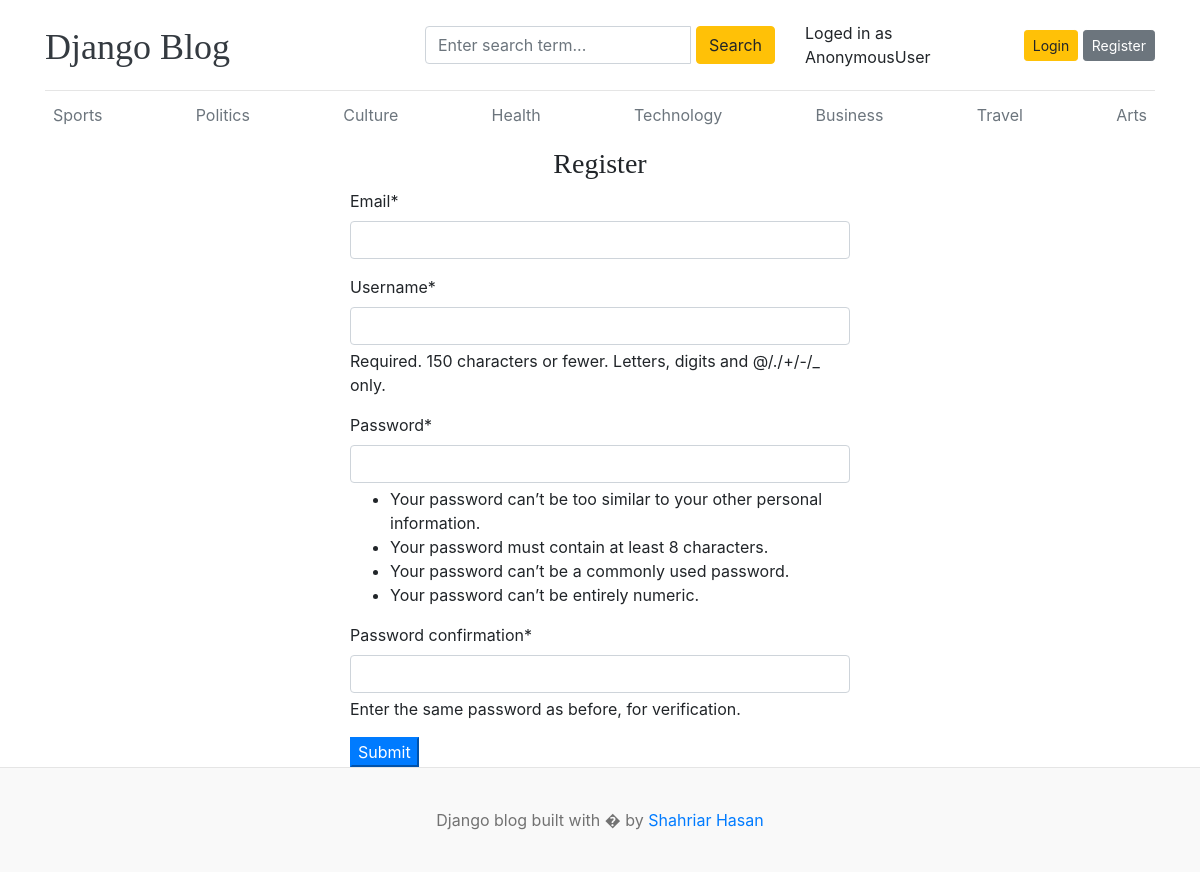
Screenshot of /register/ with the database file from the repository.
### blogs/models.py (models this page shows, shortened)
class Category(models.Model):
    category_name = models.CharField(max_length=50, unique=True)
    created_at = models.DateTimeField(auto_now_add=True)
    updated_at = models.DateTimeField(auto_now=True)
    class Meta:
        verbose_name_plural = "categories"

### blog_main/views.py (the view)
# urls.py: path("register/", views.register, name="register"),
def register(request):
    if request.method == "POST":
        form = RegistrationForm(request.POST)
        if form.is_valid():
            form.save()
            return redirect("register")
    else:
        form = RegistrationForm()
    context = {"form": form}
    return render(request, "register.html", context)

### blog_main/forms.py
class RegistrationForm(UserCreationForm):
    email = forms.EmailField(required=True)
    class Meta:
        model = User
        fields = ("email", "username", "password1", "password2")

### blogs/context_processors.py (called while the page is built)
def get_categories(request):
    categories = Category.objects.all()
    return {"categories": categories}

def get_social_links(request):
    social_links = SocialLink.objects.all()
    return dict(social_links=social_links)

### templates/register.html (shortened to what this page needs)
{% extends 'base.html' %}
{% block content %}
{% load crispy_forms_tags %}
<h3 class="text-center">Register</h3>
<form action="{% url 'register' %}" method="POST" style="width: 500px; margin: auto">
    {{form | crispy}}
    <button type="submit" class="btn-primary">Submit</button>
</form>
{% endblock %}

### templates/base.html (shortened to what this page needs)
{% load static %}
<!DOCTYPE html>
<html lang="en">
<head>
    <link href="https://getbootstrap.com/docs/4.0/dist/css/bootstrap.min.css" rel="stylesheet">
    <link href="{% static 'css/blog.css' %}" rel="stylesheet">
    <link rel="stylesheet" href="https://cdnjs.cloudflare.com/ajax/libs/font-awesome/4.7.0/css/font-awesome.min.css">
  </head>
<body>
    <div class="container">
      <header class="blog-header py-3">
        <div class="row flex-nowrap justify-content-between align-items-center">
          <div class="col-4 pt-1">
            <a class="blog-header-logo text-dark" href="/">Django Blog</a>
          </div>
          <div class="col-4">
            <form action="{% url 'search' %}" method="GET">
              <div class="input-group">
                <input class="form-control" type="text" name="keyword" value="{{keyword}}" placeholder="Enter search term..." aria-label="Enter search term..." aria-describedby="button-search" />
                <button type="submit" class="btn btn-warning" id="button-search" type="button">Search</button>
              </div>
            </form>
          </div>
          <div class="col-4 d-flex justify-content-end align-items-center">
            <span>Loged in as {{user}}</span>&emsp;
            {% if not user.is_authenticated %}
            <a class="btn btn-sm btn-warning" href="{% url 'login' %}">Login</a> &nbsp;
            <a class="btn btn-sm btn-secondary" href="{% url 'register' %}">Register</a>
            {% else %}
            <span><a href="{% url 'dashboard' %}" >Dashboard</a></span>
             &emsp;
            <span><a href="{% url 'logout' %}">Logout</a></span>
            {% endif %}
          </div>
        </div>
      </header>
      <div class="nav-scroller py-1 mb-2">
        <nav class="nav d-flex justify-content-between">
          {% for category in categories%}
          <a class="p-2 text-muted" href="{% url 'posts_by_category' category.id %}">{{category.category_name}}</a>
          {% endfor %}
        </nav>
      </div>
{% block  content %}
{% endblock %}
    </div>
<footer class="blog-footer" >
  <p>Django blog built with � by <a href="#">Shahriar Hasan</a></p>
</footer>
</body>
</html>

### blog_main/static/css/blog.css (style rules this page uses)
.blog-header { border-bottom: 1px solid #e5e5e5; }
.blog-header-logo { font-family: "Playfair Display", Georgia, "Times New Roman", serif; font-size: 2.25rem; }
h1, h2, h3, h4, h5, h6 { font-family: "Playfair Display", Georgia, "Times New Roman", serif; }
.blog-footer { padding: 2.5rem 0; color: #727272; text-align: center; background-color: #f9f9f9; border-top: .05rem solid #e5e5e5; }
.blog-footer p:last-child { margin-bottom: 0; }

### rows the page displays
Category: category_name "Sports"
Category: category_name "Politics"
Category: category_name "Culture"
Category: category_name "Health"
Category: category_name "Technology"
Category: category_name "Business"
Category: category_name "Travel"
Category: category_name "Arts"

### other values shown
{{ user }} "AnonymousUser"
